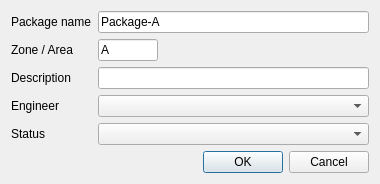
<?xml version="1.0" encoding="UTF-8"?>
<ui version="4.0">
 <class>NewPackageDialog</class>
 <widget class="QDialog" name="NewPackageDialog">
  <property name="windowTitle"><string>New Package</string></property>
  <property name="minimumSize"><size><width>380</width><height>0</height></size></property>
  <layout class="QVBoxLayout" name="verticalLayout">
   <item>
    <layout class="QFormLayout" name="formLayout">
     <item row="0" column="0"><widget class="QLabel" name="labelName"><property name="text"><string>Package name</string></property></widget></item>
     <item row="0" column="1"><widget class="QLineEdit" name="nameEdit"><property name="text"><string>Package-A</string></property></widget></item>
     <item row="1" column="0"><widget class="QLabel" name="labelZone"><property name="text"><string>Zone / Area</string></property></widget></item>
     <item row="1" column="1"><widget class="QLineEdit" name="zoneEdit"><property name="maximumSize"><size><width>60</width><height>16777215</height></size></property><property name="text"><string>A</string></property></widget></item>
     <item row="2" column="0"><widget class="QLabel" name="labelDesc"><property name="text"><string>Description</string></property></widget></item>
     <item row="2" column="1"><widget class="QLineEdit" name="descEdit"/></item>
     <item row="3" column="0"><widget class="QLabel" name="labelEng"><property name="text"><string>Engineer</string></property></widget></item>
     <item row="3" column="1"><widget class="QComboBox" name="engineerCombo"/></item>
     <item row="4" column="0"><widget class="QLabel" name="labelStatus"><property name="text"><string>Status</string></property></widget></item>
     <item row="4" column="1"><widget class="QComboBox" name="statusCombo"/></item>
    </layout>
   </item>
   <item>
    <widget class="QDialogButtonBox" name="buttonBox">
     <property name="standardButtons"><set>QDialogButtonBox::Cancel|QDialogButtonBox::Ok</set></property>
    </widget>
   </item>
  </layout>
 </widget>
 <resources/><connections/>
</ui>
